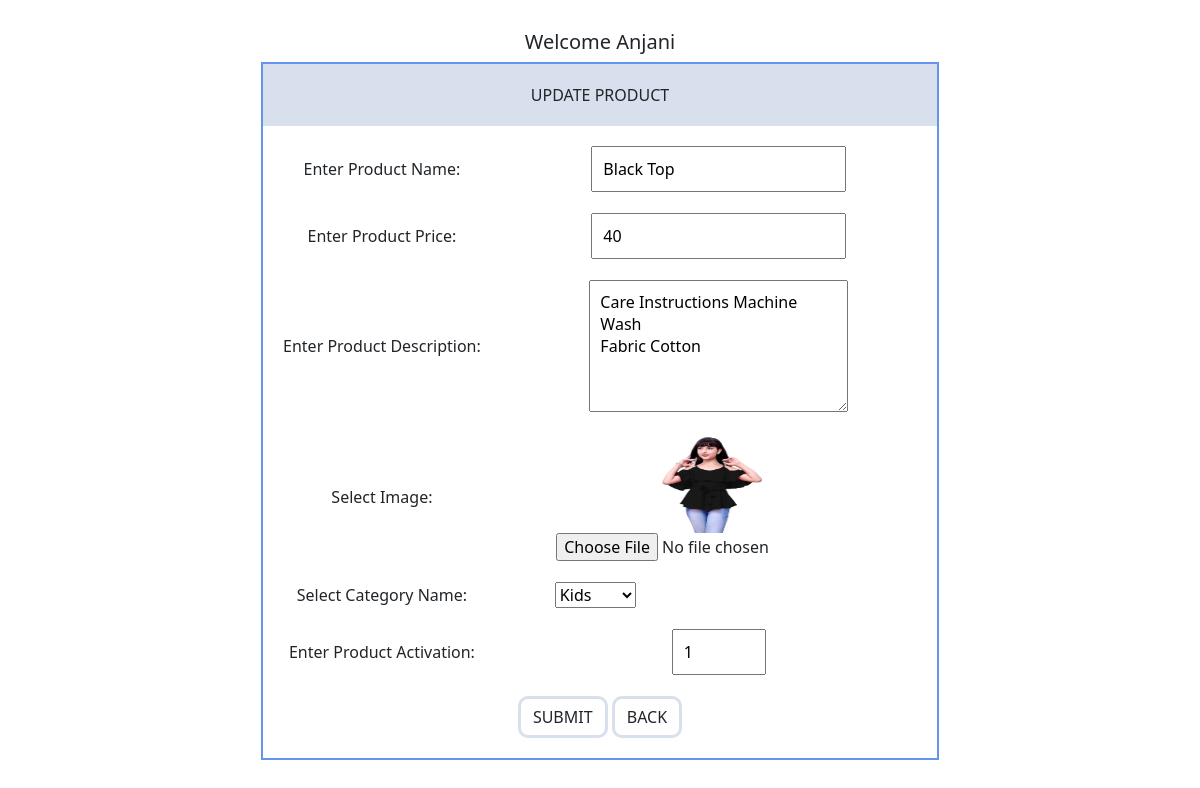
The app's page /admin-panel/update_product.php?p_id=33 (signed in) with its own data.
### tables this page shows
CREATE TABLE `product_detail` (
  `p_id` bigint(10) NOT NULL,
  `p_name` varchar(100) NOT NULL,
  `p_price` bigint(50) NOT NULL,
  `p_desc` text NOT NULL,
  `p_image` varchar(100) NOT NULL,
  `c_name` varchar(50) NOT NULL,
  `is_active` bigint(20) NOT NULL DEFAULT 1
);

### admin-panel/update_product.php (the view, shortened to what this page needs)
<?php
include 'connection.php';
if($_SESSION['email']==''){
    header('Location:login.php');
}
else{
$id=$_GET['p_id'];
$email=$_SESSION['email'];
$query1=mysqli_query($con,"select a_name from admin where a_email='$email'") or die('Error in query');
$row1=mysqli_fetch_array($query1);
echo "<center><h5>Welcome ".$row1['a_name']."</h5></center>";
$query2=mysqli_query($con," select * from product_detail where p_id='$id' ") or die("Error in query");
$row2=mysqli_fetch_array($query2);
$p_name=$row2['p_name'];
$p_price=$row2['p_price'];
$p_desc=$row2['p_desc'];
$p_image=$row2['p_image'];
$c_name=$row2['c_name'];
$is_active=$row2['is_active'];
}
?>
<!DOCTYPE html>
<html lang="en">
<head>
    <link href="https://cdn.jsdelivr.net/npm/bootstrap@5.1.3/dist/css/bootstrap.min.css" rel="stylesheet">
    <link rel="stylesheet" href="css/style.css">
</head>
<body>
<center>
    <form method="POST" enctype="multipart/form-data">
        <table>
            <tr style="background-color:#d8dfed;">
                <td colspan="2" style="padding-bottom: 20px;">
                <label for="update">UPDATE PRODUCT</label>
                </td>
            </tr>
            <tr>
                <td> <label for="p_name">Enter Product Name:</label> </td>
                <td> <input type="text" class="input-value" name="p_name" id="p_name" value="<?php echo $p_name ?>"> </td>
            </tr>
            <tr>
                <td> <label for="p_price">Enter Product Price:</label> </td>
                <td> <input type="text" class="input-value" name="p_price" id="p_price" value="<?php echo $p_price ?>"> </td>
            </tr>
            <tr>
                <td><label for="p_desc">Enter Product Description:</label></td>
                <td><textarea name="p_desc" class="input-value" cols="24" rows="5" id=""><?php echo $p_desc ?></textarea></td>
            </tr>
            <tr>
                <td><label for="file">Select Image:</label></td>
                <td style="padding-left: 1%;">
                <img src="<?php echo $p_image ?>" style="width:100px; height:100px" alt="">
                <input type="file" name="file"  >
                </td>
            </tr>
            <tr>
                <td><label for="c_name">Select Category Name:</label></td>
                <td class="c_name">
                <select name="c_name" value="<?php echo $c_name ?>" id="c_name">
                    <option><?php echo $c_name ?></option>
                </select>
                </td>
            </tr>
            <tr>
                <td> <label for="is_active">Enter Product Activation:</label> </td>
                <td> <input type="number" min="0" max="1" class="input-value" name="is_active" id="is_active" value="<?php echo $is_active ?>"> </td>
            </tr>
            <tr>
                <td colspan="2" style="padding-bottom: 20px;"><input type="submit" class="btn" name="update" value="SUBMIT">
                <a href="view_products.php" class="btn">BACK</a></td>
            </tr>
        </table>
    </form>
    </center>
</body>
</html>

### admin-panel/css/style.css (style rules this page uses)
table tr td { text-align: center; padding-top: 20px; padding-left: 20px; padding-right: 20px; margin-top: 30px; }
body { margin-top: 30px; }
table { border: 2px solid cornflowerblue; }
.btn { border: 3px solid #d8dfed; border-radius: 10px; }
.input-value { padding: 10px; }
.c_name { text-align: left; padding-left: 8%; }

### records on screen
product_detail: p_name "Black Top", p_price "40", p_desc "Care Instructions Machine Wash Fabric Cotton", p_image (picture), c_name "Kids", is_active "1"

### other values on screen
$row1['a_name'] "Anjani"
